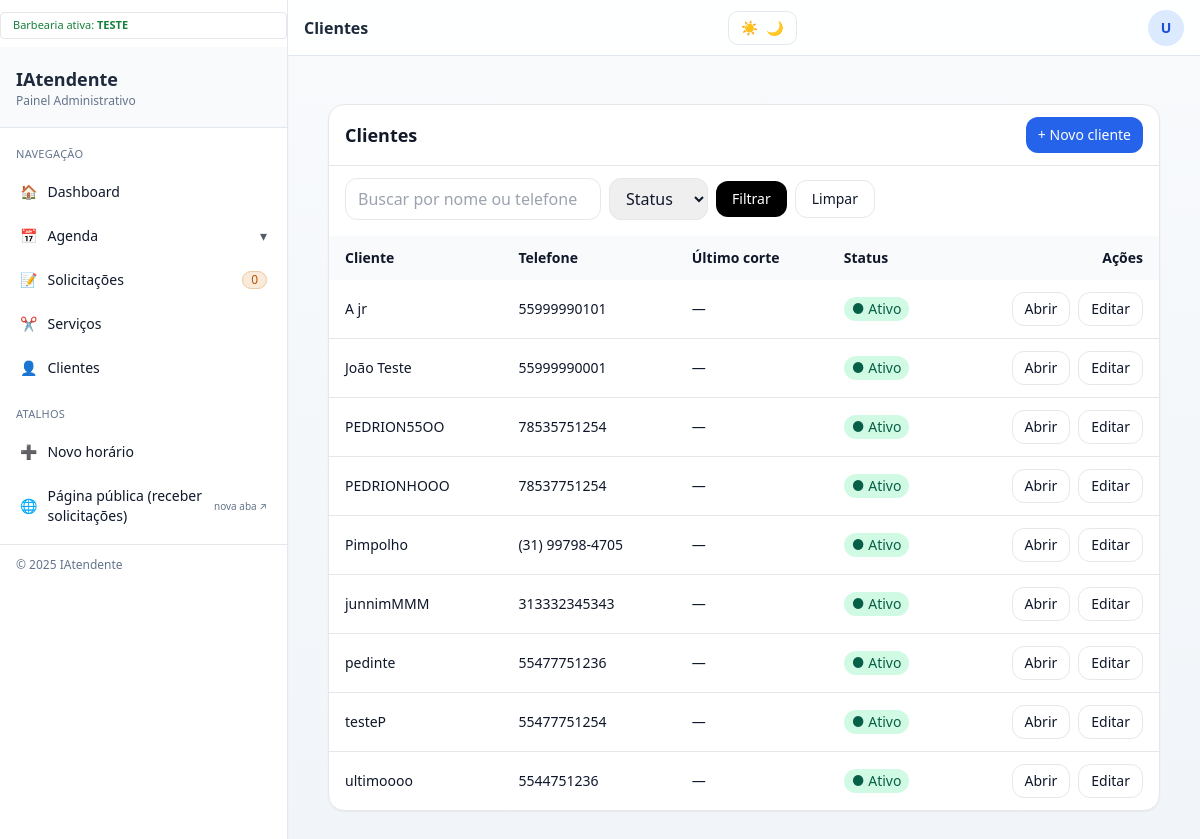
The page /teste/clientes/ (signed in) on the database as committed earlier.
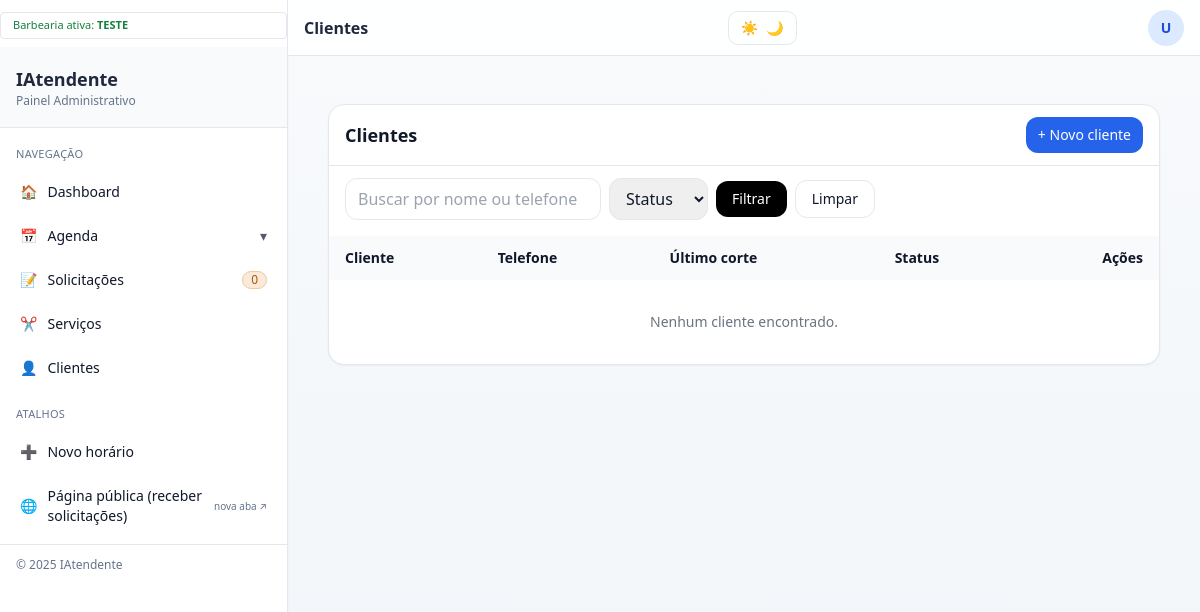
The same page on the database as committed later.
### clientes/models.py (models this page shows, shortened)
class Cliente(models.Model):
    class RecorrenciaStatus(models.TextChoices):
        ATIVO = "ATIVO", "Ativo"
        INATIVO = "INATIVO", "Inativo"
    shop = models.ForeignKey("barbearias.BarberShop", on_delete=models.CASCADE, related_name="clientes")
    nome = models.CharField(max_length=120)
    telefone = models.CharField(max_length=20, null=True, blank=True)
    preferencias = models.TextField(null=True, blank=True)
    recorrencia_status = models.CharField(
        max_length=10, choices=RecorrenciaStatus.choices, default=RecorrenciaStatus.ATIVO
    )
    ultimo_corte = models.DateTimeField(null=True, blank=True)
    tags = models.JSONField(null=True, blank=True)
    barbeiro_preferido = models.CharField(max_length=120, null=True, blank=True)
    foto_url = models.URLField(null=True, blank=True)
    created_at = models.DateTimeField(default=timezone.now, editable=False)
    updated_at = models.DateTimeField(auto_now=True)
    class Meta:
        indexes = [models.Index(fields=["nome"])]
        ordering = ["nome"]
        constraints = [
            models.UniqueConstraint(
                fields=["shop", "telefone"],
                name="uniq_cliente_por_shop_telefone",
                condition=~models.Q(telefone__isnull=True) & ~models.Q(telefone=""),
            ),
    ]

### clientes/views_web.py (the view, shortened to what this page needs)
# urls.py: path("", web.clientes_list, name="lista"),
@require_shop_member
def clientes_list(request, shop_slug):
    shop = _get_shop_or_404(shop_slug)
    qs = Cliente.objects.filter(shop=shop).order_by("nome")
    q = (request.GET.get("q") or "").strip()
    status_ = (request.GET.get("status") or "").strip()  # "ATIVO" | "INATIVO" | ""
    inativos_flag = request.GET.get("inativos") == "1"
    dias_param = request.GET.get("dias")
    if q:
        qs = qs.filter(Q(nome__icontains=q) | Q(telefone__icontains=q))
    if status_ in (Cliente.RecorrenciaStatus.ATIVO, Cliente.RecorrenciaStatus.INATIVO):
        qs = qs.filter(recorrencia_status=status_)
    page = Paginator(qs, 20).get_page(request.GET.get("page"))
    ctx = {
        "title": "Clientes",
        "shop": shop,
        "clientes": page,
        "page_obj": page,
        "filters": {
            "q": q,
            "status": status_,
            "inativos": inativos_flag,
            "dias": dias_param or "",
        },
    }
    return render(request, "clientes/clientes.html", ctx)

### barbearias/context_processors.py (called while the page is built, shortened)
def shop_context(request):
    if not request.user.is_authenticated:
        return {"shop": None, "shop_slug": None}
    shop_id = request.session.get("shop_id")
    shop = None
    if shop_id:
        try:
            shop = BarberShop.objects.get(id=shop_id)
        except BarberShop.DoesNotExist:
            request.session.pop("shop_id", None)
    return {
        "shop": shop,
        "shop_slug": shop.slug if shop else None,
    }

### clientes/views_web.py (called while the page is built)
def _get_shop_or_404(shop_slug):
    return get_object_or_404(BarberShop, slug=shop_slug)

### clientes/templates/clientes/clientes.html (shortened to what this page needs)
{% extends "painel/base.html" %}
{% block header %}Clientes{% endblock %}
{% block content %}
<div class="mx-auto max-w-7xl px-4 py-6">
  <div class="bg-white rounded-2xl border border-gray-200 shadow-sm">
    <div class="flex items-center justify-between gap-2 px-4 py-3 border-b">
      <h1 class="text-lg font-semibold text-gray-900">Clientes</h1>
      <a href="{% url 'clientes:novo' shop.slug %}"
         class="rounded-xl bg-blue-600 text-white px-3 py-2 text-sm hover:bg-blue-700">+ Novo cliente</a>
    </div>
    <form method="get" class="px-4 pt-3 pb-4 flex flex-wrap items-center gap-2">
      <input type="text" name="q" value="{{ filters.q|default_if_none:'' }}"
             class="rounded-xl border px-3 py-2 w-full sm:w-64" placeholder="Buscar por nome ou telefone">
      <select name="status" class="rounded-xl border px-3 py-2">
        <option value="">Status</option>
      </select>
      <button class="rounded-xl px-4 py-2 bg-black text-white text-sm">Filtrar</button>
      <a href="{% url 'clientes:lista' shop.slug %}"
         class="rounded-xl px-4 py-2 border hover:bg-gray-50 text-sm">Limpar</a>
    </form>
    <div class="overflow-x-auto">
      <table class="min-w-full text-sm">
        <thead class="bg-gray-50 text-left">
          <tr>
            <th class="px-4 py-3 font-semibold">Cliente</th>
            <th class="px-4 py-3 font-semibold">Telefone</th>
            <th class="px-4 py-3 font-semibold">Último corte</th>
            <th class="px-4 py-3 font-semibold">Status</th>
            <th class="px-4 py-3 font-semibold text-right">Ações</th>
          </tr>
        </thead>
        <tbody class="divide-y">
          {% for c in clientes %}
          <tr class="hover:bg-gray-50">
            <td class="px-4 py-3">
              <div class="font-medium">{{ c.nome }}</div>
            </td>
            <td class="px-4 py-3">{{ c.telefone|default:"—" }}</td>
            <td class="px-4 py-3">
              {% if c.ultimo_corte %}{{ c.ultimo_corte|date:"d/m/Y H:i" }}{% else %}—{% endif %}
            </td>
            <td class="px-4 py-3">
              {% if c.recorrencia_status == 'ATIVO' %}
              <span class="inline-flex items-center gap-1 rounded-full bg-emerald-100 px-2 py-0.5 text-emerald-800">● Ativo</span>
              {% else %}
              <span class="inline-flex items-center gap-1 rounded-full bg-gray-100 px-2 py-0.5 text-gray-800">● Inativo</span>
              {% endif %}
            </td>
            <td class="px-4 py-3">
              <div class="flex justify-end gap-2">
                <a href="{% url 'clientes:detalhe' shop.slug c.id %}"
                   class="rounded-xl border px-3 py-1.5 hover:bg-gray-50">Abrir</a>
                <a href="{% url 'clientes:editar' shop.slug c.id %}"
                   class="rounded-xl border px-3 py-1.5 hover:bg-gray-50">Editar</a>
              </div>
            </td>
          </tr>
          {% empty %}
          <tr><td colspan="5" class="px-4 py-8 text-center text-gray-500">Nenhum cliente encontrado.</td></tr>
          {% endfor %}
        </tbody>
      </table>
    </div>
  </div>
</div>
{% endblock %}

Rows that differ between the two databases and show on the page:
removed Cliente: nome "A jr", telefone "55999990101", recorrencia_status "● Ativo"
removed Cliente: nome "João Teste", telefone "55999990001", recorrencia_status "● Ativo"
removed Cliente: nome "PEDRION55OO", telefone "78535751254", recorrencia_status "● Ativo"
removed Cliente: nome "PEDRIONHOOO", telefone "78537751254", recorrencia_status "● Ativo"
removed Cliente: nome "Pimpolho", telefone "(31) 99798-4705", recorrencia_status "● Ativo"
removed Cliente: nome "junnimMMM", telefone "313332345343", recorrencia_status "● Ativo"
removed Cliente: nome "pedinte", telefone "55477751236", recorrencia_status "● Ativo"
removed Cliente: nome "testeP", telefone "55477751254", recorrencia_status "● Ativo"
removed Cliente: nome "ultimoooo", telefone "5544751236", recorrencia_status "● Ativo"
Other text that changed with them:
text now shown: "Nenhum cliente encontrado."
